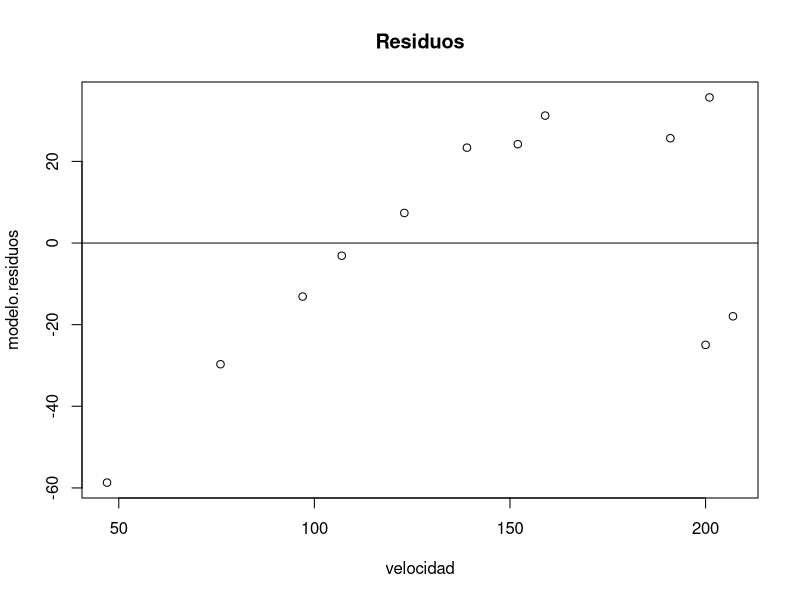
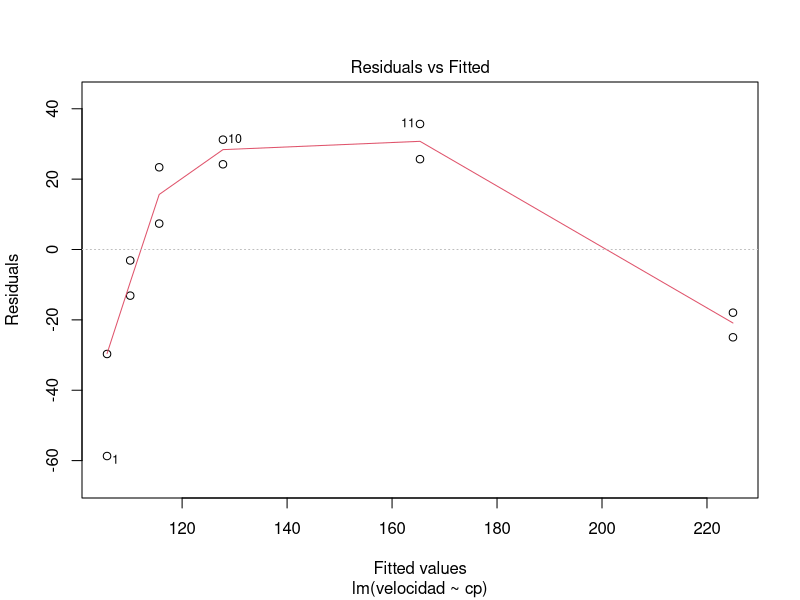

These figures' R source, in order:
cp <- c(0.02, 0.06, 0.11, 0.22, 0.56, 1.10) ### concentracion de puromycina
v1 <- c(47, 97, 123, 152, 191, 200) ### velocidad de reaccion bajo cp
v2 <- c(76, 107, 139, 159, 201, 207) ### velocidad de reaccion bajo cp

velocidad <- c(v1, v2)
tip.obs <- rep(c("v1", "v2"), c(6, 6))
datos <- data.frame(cp, velocidad, tip.obs)

lm(velocidad~cp+tip.obs, data=datos)

modelo <- lm(velocidad ~ cp, data=datos)
modelo.residuos <- resid(modelo)

plot(velocidad, modelo.residuos, main="Residuos")
abline(0,0)

par(mfrow = c(1,1 ))
plot(lm(velocidad ~ cp, data=datos), which=c(1,1), ask=FALSE)


lm(velocidad~tip.obs, data=datos)

lm(velocidad~cp+tip.obs, data=datos)
